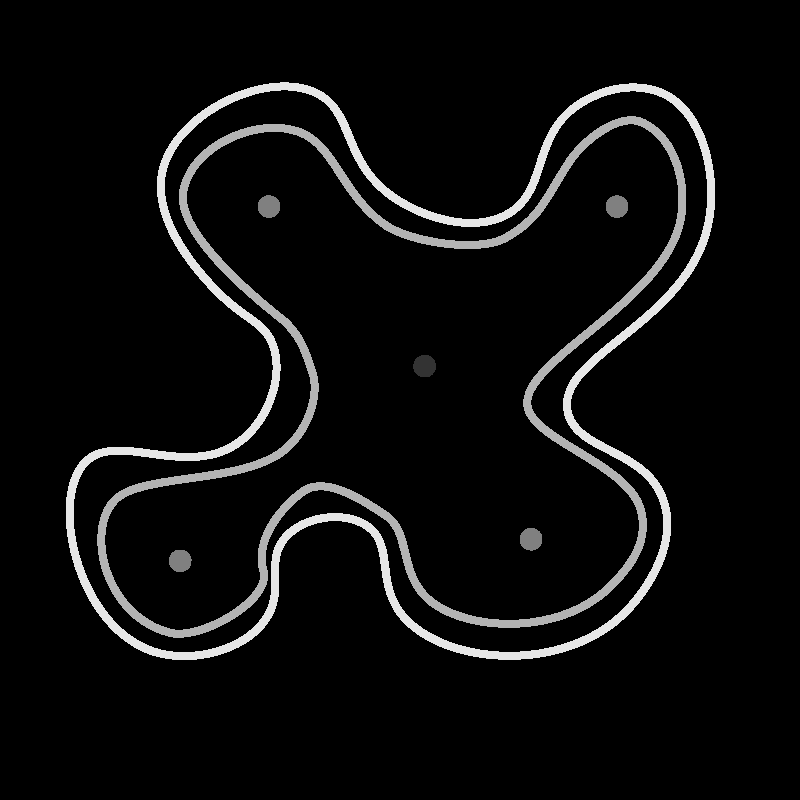
%> input picture interpolation/Artboard 2.png, 800 x 800 px
$ octave interpolation_grayscale.m   (GNU Octave 9; MATLAB toolbox functions it lacks are replaced by stand-ins)
%> lines starting %> are read from the running program, lines starting %| are printed output that depends on the picture; in (x1, y1, x2, y2) boxes, pixels count from 0 and x2, y2 are one past the last pixel; in counts of white or black regions, pixels touching at a corner belong together; the program's own positions count from 1
%> further down, A is the input picture: size 800x800x3 uint8; min 0, max 230, mean 14
### include-matlab/image_info_into_hex.m
function [X,Y,Z,hex_edge_density] = image_info_into_hex(IM_INPUT,E)
% Interpolate values from a square grid into a hexagonal grid.

n_input = size(IM_INPUT,2);
%> n_input = 800
m_input = size(IM_INPUT,1);
%> m_input = 800
% hx_input = 1/n_input;
% hy_input = 1/m_input;
[X_input,Y_input] = meshgrid(linspace(-0.1,1.1,n_input),linspace(-0.1,1.1,m_input));
n = size(X_input,2);
%> n = 800
hx = 1/n;
%> hx = 0.00125
hy = hx*sin(pi/3);
%> hy = 0.00108
d = hx*cos(pi/3);
%> d = 0.000625
[X,Y] = meshgrid(-0.1:hx:1.1,1.1:-hy:-0.1);
m = size(X,1);
%> m = 1109
n = size(X,2);
%> n = 961
if mod(m,2)==1
    X(2:2:m-1,:) = X(2:2:m-1,:)-d;
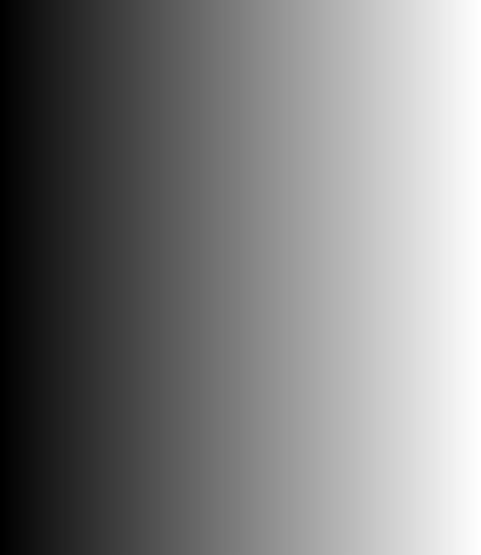
%> X: size 1109x961 double (shown at 1/2 size); min -0.101, max 1.1, mean 0.5; drawn with min black and max white
else
    X(2:2:m,:) = X(2:2:m,:)-d;
end
IM_INPUT(IM_INPUT==0) = NaN;
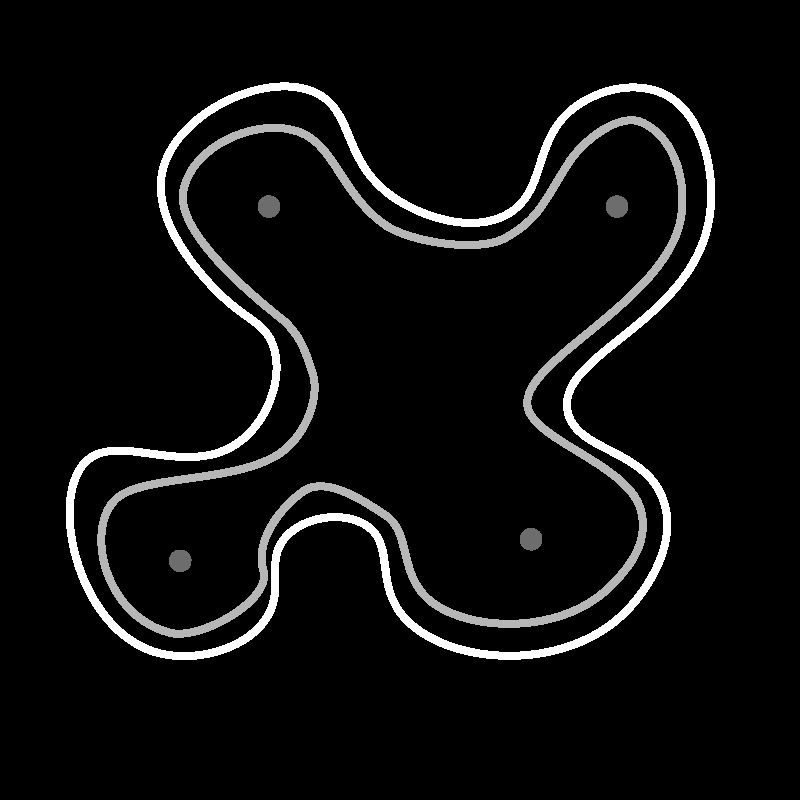
%> IM_INPUT: size 800x800 double; 93.06% of the values are NaN or infinite; the others: min 51, max 230, mean 201.3; drawn with min black, max white, NaN and infinite black
Z = interp2(X_input,Y_input,IM_INPUT,X,Y);
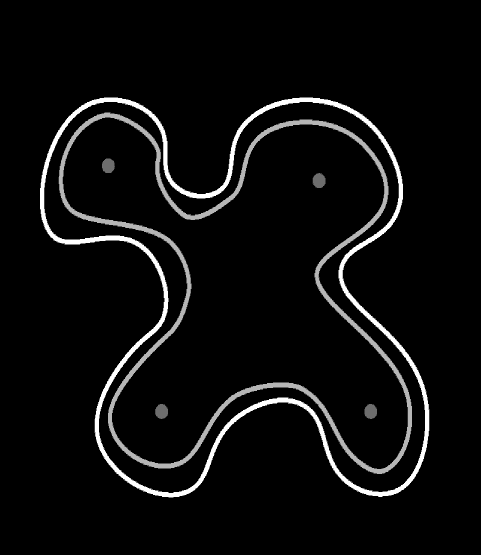
%> Z: size 1109x961 double (shown at 1/2 size); 94.12% of the values are NaN or infinite; the others: min 51, max 230, mean 201.1; drawn with min black, max white, NaN and infinite black
Z(isnan(Z)) = 0;
A = [1,1;1,1];
if nargin>1
E = imdilate(E,A);
hex_edge_density = interp2(X_input,Y_input,E,X,Y);
hex_edge_density(isnan(hex_edge_density)) = 0;
%hex_edge_density = 0;
end
end

### include-matlab/sparsify_height_field_admm.m
function [Z,data] = sparsify_height_field_admm(X,Y,Z0,varargin)
% Use ADMM to find a heightfield close to Z0 that is piecewise developable.
%
% For details, see "Developability of Heightfields via Rank Minimization",
% ACM SIGGRAPH 2020. Silvia Sellán, Noam Aigerman, Alec Jacobson
%
% Sample call:
%
%           Z = sparsify_height_field_admm(X,Y,Z0,'Lambda',lambda);
%
%
% Input:
%       X,Y are m by n matrices of hexagonal grid coordinates generated
%           by (h,0) and (hcos(pi/3),hsin(pi/3)).
%       Z0 is a m by n matrix containing the Z0 of the input height field

%       Optional:
%           'Lambda' data fidelity parameter {10^5}
%           'MaxInnerIter' number of maximum ADMM iterations {10k}
%           'GetEnergy' output actual energy value {false}
%           'UseMex' use parallelized, faster C++ functions for X update {true}
%           'AggregateNorm' optimize sum of ||H||* or of ||H||*^2 {1}
%           'OperatorNorm' optimize the second sv of H instead of ||H||* {false}
%           'Fill' use fit Hessians to fill occlusions {false}
%           'Jumps' detect occlusions {false}
%           'Threshold' for occlusion detection {40000}
%           'Plot' plot input and output {true}
%           'InterpolateB' indeces of points for interpolation problem {[]}
%           'InterpolateB' values at points for interpolation problem {[]}
%
%
% Output:
%       Z is the output heightfield, which can be plotted with surf(X,Y,Z)
%       data struct containing information for debugging


%%%%% PARAMETER ASSIGNING
%%% Default Parameters
II = [];
lambda = 10^5;
maxinneriter = 10000;
get_energy = false;
usemex = true;
aggregatenorm = 1;
opnorm = false;
fill = false;
jumps = false;
plot = true;
thresh = 40000;
interpolate_b = [];
interpolate_bc = [];
%%% End of Default Parameters

%%% Setting user-specified parameters
params_to_variables = containers.Map({'Interior','Lambda',...
    'MaxInnerIter','GetEnergy','UseMex','AggregateNorm',...
    'OperatorNorm','Fill','Jumps','Plot','Thresh',...
    'InterpolateB','InterpolateBC','NormalWeight','Update'},...
    {'II','lambda','maxinneriter','get_energy',...
    'usemex','aggregatenorm','opnorm','fill','jumps','plot','thresh',...
    'interpolate_b','interpolate_bc','normal_weight','update'});
v = 1;
while v <= numel(varargin)
    param_name = varargin{v};
    if isKey(params_to_variables,param_name)
        assert(v+1<=numel(varargin));
        v = v+1;
        feval(@()assignin('caller',params_to_variables(param_name),varargin{v}));
    else
        error('Unsupported parameter: %s',varargin{v});
    end
    v=v+1;
end
%%%
%%%%%


tic
m = size(X,1);
n = size(X,2);
always_II = [];
Z0(Z0==-Inf) = 0;
for j=3:(n-2) % for sub2ind but let's do one thing at a time.
    always_II = [always_II, ((j-1)*m)+(3:(m-2))];
end

remove_ghost = false;
if isempty(II)
    background = unique([find(Z0(:)==0),find(isnan(Z0(:))),find(Z0(:)==-Inf)]);
    II = setdiff(1:m*n,background);
    remove_ghost = true;
end
II = intersect(II,always_II);
[NN,BXX,BXY,BYX,BYY,BX,BY,C,bad,non_occluded] = ...
    get_connectivity(X,Y,Z0,II,'hex',thresh);
background = setdiff(1:(m*n),NN(:))';
ghost = setdiff(NN(:),II);

if jumps
    non_occ = (non_occluded(II));
    remove_ghost = false;
    II = II(logical(non_occ));
    NN = NN(:,logical(non_occ));
    background = setdiff(1:(m*n),NN(:))';
    ghost = setdiff(NN(:),II);
    data.II = II;
    if plot
        surf(X,Y,Z0,'EdgeColor','none')
        hold on
        plot3(X(background),Y(background),Z0(background),'.g','MarkerSize',1)
        plot3(X(ghost),Y(ghost),Z0(ghost),'.b','MarkerSize',1)
        % drawnow
        hold off
        %  pause
    end
end
if plot
    surf(X,Y,Z0)
    hold on
    plot3(X(II),Y(II),Z0(II),'.r','MarkerSize',2)
    plot3(X(background),Y(background),Z0(background),'.g','MarkerSize',2)
    plot3(X(ghost),Y(ghost),Z0(ghost),'.b','MarkerSize',2)
    hold off
    drawnow
end

weights = ones(length(II),1);
A = speye(4*length(II),4*length(II));
c = sparse(4*length(II),1);
state.Z = Z0(:);
state.Z0 = Z0(:);
state.U = zeros(size(c,1),size(c,2));
state.rho_prev = nan;
state.rho = .000001;
state.argmin_X_data = [];

Zi = state.Z(1:m*n);
B = build_operator_admm(X,Y,reshape(Zi,m,n),II);

state.X = B*state.Z;
state.argmin_Z_data.rho_prev = nan;
argmin_X = @(Z,U,rho,data) argmin_X_full(Z,U,rho,data,B,II,get_energy,...
    usemex,aggregatenorm,opnorm,weights,NN,BXX,BXY,BYX,BYY,BX,BY,C);

argmin_Z = @(X,U,rho,data) argmin_Z_full(X,U,rho,data,B,II,...
    Z0,lambda,background,get_energy,weights,interpolate_b,interpolate_bc);
[~,~,state] = admm_changed(argmin_X,argmin_Z,A,-B,c,state,'MaxIter',maxinneriter,...
    'TolAbs',0.0001,'TolRel',0.001);

time = toc;
data.II = II;
data.title_str = ['Lambda: ',num2str(lambda),'. Vertices: ',num2str(length(II)),...
    '. Time: ',num2str(time)];
disp(data.title_str)

if remove_ghost
    state.Z(ghost) = Z0(ghost);
end

if fill
    Z_gaps = reshape(state.Z,m,n);
    Z_gaps(background) = NaN;
    Z0_gaps = reshape(state.Z0,m,n);
    Z0_gaps(background) = NaN;
    [NN,BXX,BXY,BYX,BYY,BX,BY,C,bad,non_occluded] = ...
        get_connectivity(X,Y,reshape(state.Z,m,n),II,'hex',thresh);
    [HH,normals,ind_term] = get_hessians(NN,BXX,BXY,BYX,BYY,BX,BY,C,reshape(state.Z,m,n));
    interior_verts_X = X(II);
    interior_verts_Y = Y(II);
    interior_verts_Z0 = state.Z0(II);
    interior_verts_initially = [interior_verts_X(:),interior_verts_Y(:),...
        interior_verts_Z0(:)];

    for i=1:length(background)
        if state.Z(background(i))>1e-2
            pos = [X(background(i)),Y(background(i)),state.Z(background(i))];
            distances = normrow(interior_verts_initially(:,1:2) - ...
                repmat(pos(:,1:2),length(II),1));
            [~,ind] = min(distances);
            ind = ind(1);
            v = pos-interior_verts_initially(ind,:);
            v = [v(1);v(2)];
            values = .5.*v'*HH(:,:,ind)*v+normals(ind,1:2)*v+ind_term(ind);
            if values>2
                warning('thing')
            end
            state.Z(background(i)) = values;
        else
            state.Z(background(i)) = NaN;
        end
    end
else
    state.Z(background) = state.Z0(background);
end


Z = reshape(state.Z(1:m*n),m,n);
if plot
    surf(X,Y,Z)
    hold on
    plot3(X(II),Y(II),Z(II),'.r','MarkerSize',2)
    plot3(X(background),Y(background),Z0(background),'.g','MarkerSize',2)
    plot3(X(ghost),Y(ghost),Z0(ghost),'.b','MarkerSize',2)
    hold off
    drawnow
end


end

### interpolation/interpolation_grayscale.m
A = imread('Artboard 2.png');
A = A(:,:,1);
if size(A,1)>size(A,2)
    A = A(1:size(A,2),1:size(A,2));
else
    A = A(1:size(A,1),1:size(A,1));
end
%A = 255-A;
[X,Y,Z0] = image_info_into_hex(double(A));
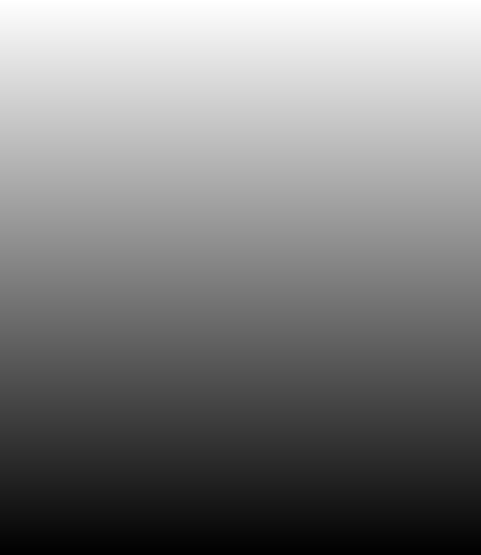
%> Y: size 1109x961 double (shown at 1/2 size); min -0.0994, max 1.1, mean 0.5; drawn with min black and max white


b = find(Z0(:)>1);
%> b = 62703 values from 89097 to 952384
Z0 = Z0./255;
bc = Z0(b);
Z0 = ones(size(X,1),size(X,2));
Z0(b) = bc;
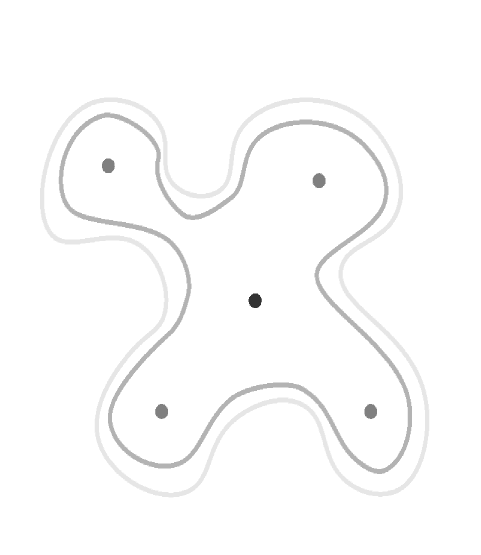
%> Z0: size 1109x961 double (shown at 1/2 size); min 0.2, max 1, mean 0.988


% [14 lines of commented-out code are left out]
Z0(find((X(:)>1.05)+(X(:)<-0.05)+(Y(:)>1.05)+(Y(:)<-0.05))) = 0;
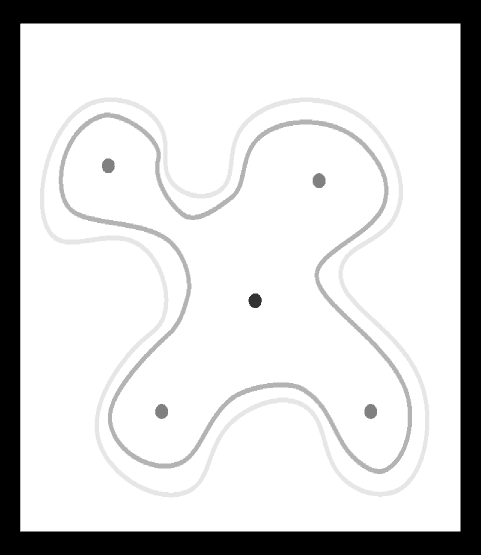
%> Z0: size 1109x961 double (shown at 1/2 size); 16.06% of pixels changed, all inside (x1, y1, x2, y2) = (0, 0, 961, 1109)
surf(X,Y,Z0,'EdgeColor','none')
axis equal
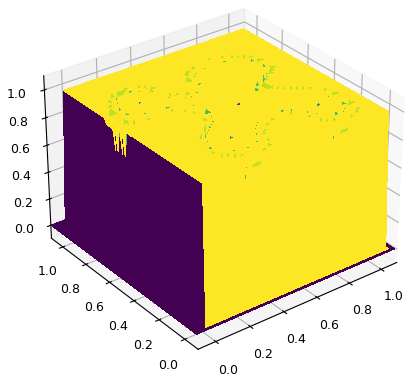
%> figure redrawn from the program's plot data
Z = sparsify_height_field_admm(X,Y,Z0,'InterpolateB',b,'InterpolateBC',bc);
%> the loop in sparsify_height_field_admm, `while v <= numel(varargin)` made 2 passes
%> param_name on passes 1 to 2: 'InterpolateB', 'InterpolateBC'
%> in sparsify_height_field_admm, `background = unique([find(Z0(:)==0),find(isnan(Z0(:))),find(Z0(:)==-In..`: background = 171161 values from 1 to 1065749
%> the run ends on the next line
